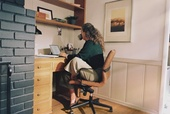
#> input picture Bildes/Darbs.jpg, 170 x 114 px, shrunk from 640 x 427 before the run; the run also reads 1 picture not shown here
$ python Kods.py
#> lines starting #> are read from the running program, lines starting #| are printed output that depends on the picture
#!/usr/bin/env python3

import os

import cv2
import numpy as np
import matplotlib.pyplot as plt

def read(path):
#> called with path = 'Bildes/Darbs.jpg'
	img = cv2.imread(path)
#> img is the input picture: shape (114, 170, 3); mean B, G, R 118.7, 133, 149.8

	cv2.cvtColor(img, cv2.COLOR_BGR2RGB, dst=img)
	return img

def plot(img, title, *, save=os.getenv('SCRIPT_SAVE_IMG') is not None, show=False):
	if save:
		cv2.cvtColor(img, cv2.COLOR_RGB2BGR, dst=img)
		cv2.imwrite(f'Figūras/{title}.jpg', img)
		return

	plt.figure()
	plt.imshow(img, cmap='grey')

	plt.title(title)
	plt.axis(False)

	if show:
		plt.show()


def k_means(img, *, k, iter, eps=0):
#> called with k = 5, iter = 10, eps = 0
	data = np.float32(img.reshape(-1, 3))

	criteria = (cv2.TERM_CRITERIA_MAX_ITER + cv2.TERM_CRITERIA_EPS, iter, eps)
	origin = cv2.KMEANS_PP_CENTERS

	_, labels, centers = cv2.kmeans(data, k, None, criteria, iter, origin)
#> labels = 19380 values, max 4 at index 25, min 0 at index 39, mean 2.32; centers = [[146.9, 128.6, 112], [92.72, 85.19, 77.21], [211.8, 195.7, 188.6], [44.23, 40.85, 39.4], [191.8, 164.9, 139.2]]

	labels = labels.flat
	centers = np.uint8(centers)
#> centers = [[146, 128, 112], [92, 85, 77], [211, 195, 188], [44, 40, 39], [191, 164, 139]]

	grey = centers[labels]
	return grey.reshape(img.shape)
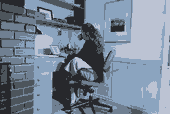
#> returned value: shape (114, 170, 3); mean of channels 0, 1, 2 149.1, 132.3, 118.5; drawn as B, G, R

def gaussian_blur(img, *, kernel):
#> called with kernel = 9
	cv2.GaussianBlur(img, (kernel, kernel), 0, dst=img)
	return img

def log_correction(img, *, norm):
	data = np.float32(img) / 255
	data[:] = np.clip(norm * np.log(1 + data), 0, 1)

	img[:] = np.uint8(data * 255)
	return img


def improve_contrast(img, *, norm, cluster=5, blur=9, iter=10):
	orig = img.copy()

	clust = k_means(img, k=cluster, iter=iter)
	blur = gaussian_blur(clust.copy(), kernel=blur)
	map = np.float32(blur) / 255

	log_correction(img, norm=1+(norm-1)*map)

	return (img, blur, clust, orig)


img = read(f'Bildes/Darbs.jpg')

img, blur, clust, orig = improve_contrast(img, norm=2)
plot(orig, 'Darbs', save=False)
plot(clust, 'Darbs - K-Means')
plot(blur, 'Darbs - K-Means Gausa filtrs')
plot(img, 'Darbs - Klasterētā logaritmiskā korekcija')

log = log_correction(orig, norm=2)
plot(log, 'Darbs - Globālā logaritmiskā korekcija', show=True)


img = read(f'Bildes/Kaķis.jpg')
#> call 2 of read, with path = 'Bildes/Kaķis.jpg'
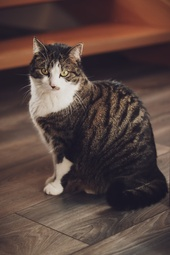
#> input picture Bildes/Kaķis.jpg, 170 x 255 px, shrunk from 640 x 960 before the run
#> in read, img is the input picture: shape (255, 170, 3); mean B, G, R 63.7, 68.7, 88

img, blur, clust, orig = improve_contrast(img, norm=2)
plot(orig, 'Kaķis', save=False)
plot(clust, 'Kaķis - K-Means')
plot(blur, 'Kaķis - K-Means Gausa filtrs')
plot(img, 'Kaķis - Klasterētā logaritmiskā korekcija')

log = log_correction(orig, norm=2)
plot(log, 'Kaķis - Globālā logaritmiskā korekcija', show=True)


img = read(f'Bildes/Mašīna.jpg')
#> call 3 of read, with path = 'Bildes/Mašīna.jpg'
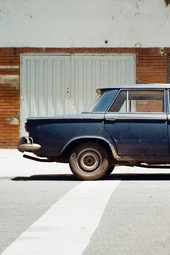
#> input picture Bildes/Mašīna.jpg, 170 x 255 px, shrunk from 640 x 960 before the run
#> in read, img is the input picture: shape (255, 170, 3); mean B, G, R 153.9, 158.4, 161.2

img, blur, clust, orig = improve_contrast(img, norm=1.5)
plot(orig, 'Mašīna', save=False)
plot(clust, 'Mašīna - K-Means')
plot(blur, 'Mašīna - K-Means Gausa filtrs')
plot(img, 'Mašīna - Klasterētā logaritmiskā korekcija')

log = log_correction(orig, norm=1.5)
plot(log, 'Mašīna - Globālā logaritmiskā korekcija', show=True)


img = read(f'Bildes/Telefona kabīne.jpg')
#> call 4 of read, with path = 'Bildes/Telefona kabīne.jpg'
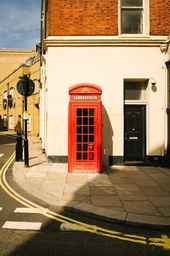
#> input picture Bildes/Telefona kabīne.jpg, 170 x 256 px, shrunk from 640 x 962 before the run
#> in read, img is the input picture: shape (256, 170, 3); mean B, G, R 96.8, 129.2, 159

img, blur, clust, orig = improve_contrast(img, norm=1.5)
plot(orig, 'Telefona kabīne', save=False)
plot(clust, 'Telefona kabīne - K-Means')
plot(blur, 'Telefona kabīne - K-Means Gausa filtrs')
plot(img, 'Telefona kabīne - Klasterētā logaritmiskā korekcija')

log = log_correction(orig, norm=1.5)
plot(log, 'Telefona kabīne - Globālā logaritmiskā korekcija', show=True)


img = read(f'Bildes/Vilciens.jpg')
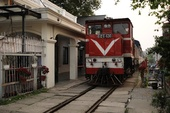
#> input picture Bildes/Vilciens.jpg, 170 x 113 px, shrunk from 640 x 426 before the run
#> in read, img is the input picture: shape (113, 170, 3); mean B, G, R 81.9, 91.4, 101.9

img, blur, clust, orig = improve_contrast(img, norm=2.5)
#> in gaussian_blur (call 5), `cv2.GaussianBlur(img, (kernel, kernel), 0, dst=img)`:
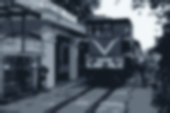
#> img: shape (113, 170, 3); mean of channels 0, 1, 2 101.4, 91, 81.4; drawn as B, G, R
#> in log_correction (call 9), `data[:] = np.clip(norm * np.log(1 + data), 0, 1)`:
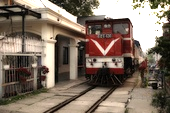
#> data: shape (113, 170, 3) float32; mean R, G, B 0.507, 0.447, 0.395
plot(orig, 'Vilciens', save=False)
plot(clust, 'Vilciens - K-Means')
plot(blur, 'Vilciens - K-Means Gausa filtrs')
plot(img, 'Vilciens - Klasterētā logaritmiskā korekcija')

log = log_correction(orig, norm=2)
plot(log, 'Vilciens - Globālā logaritmiskā korekcija', show=True)


img = read(f'Bildes/Vīrietis.jpg')

img, blur, clust, orig = improve_contrast(img, norm=2)
plot(orig, 'Vīrietis', save=False)
plot(clust, 'Vīrietis - K-Means')
plot(blur, 'Vīrietis - K-Means Gausa filtrs')
plot(img, 'Vīrietis - Klasterētā logaritmiskā korekcija')

log = log_correction(orig, norm=2)
plot(log, 'Vīrietis - Globālā logaritmiskā korekcija', show=True)
